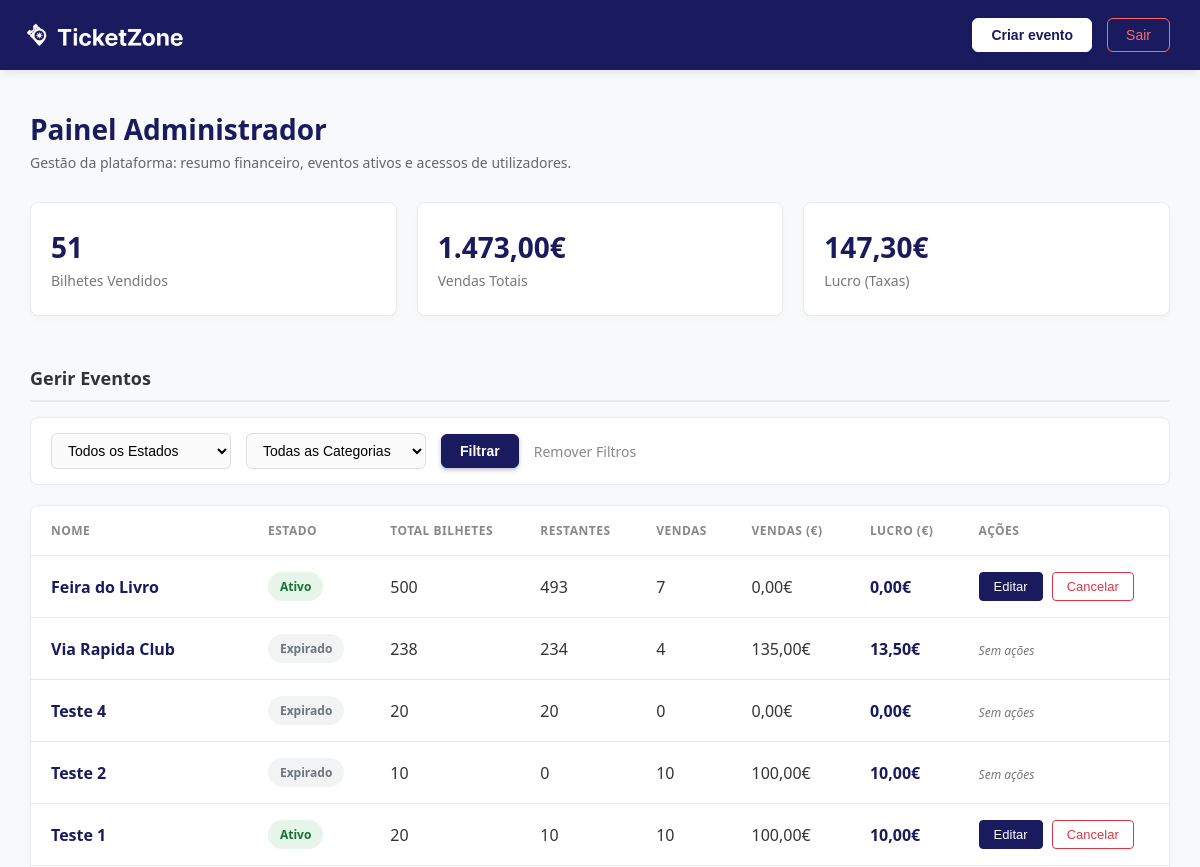
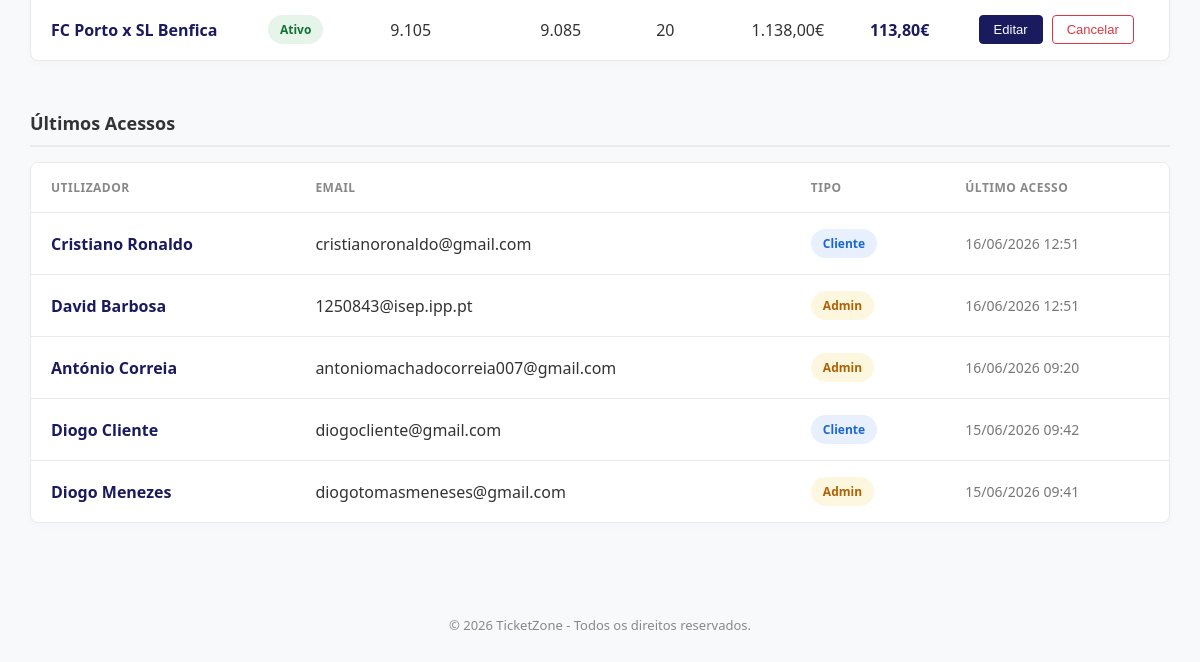
The page /admin.php (signed in) on the database as committed earlier (2 pictures, top to bottom).
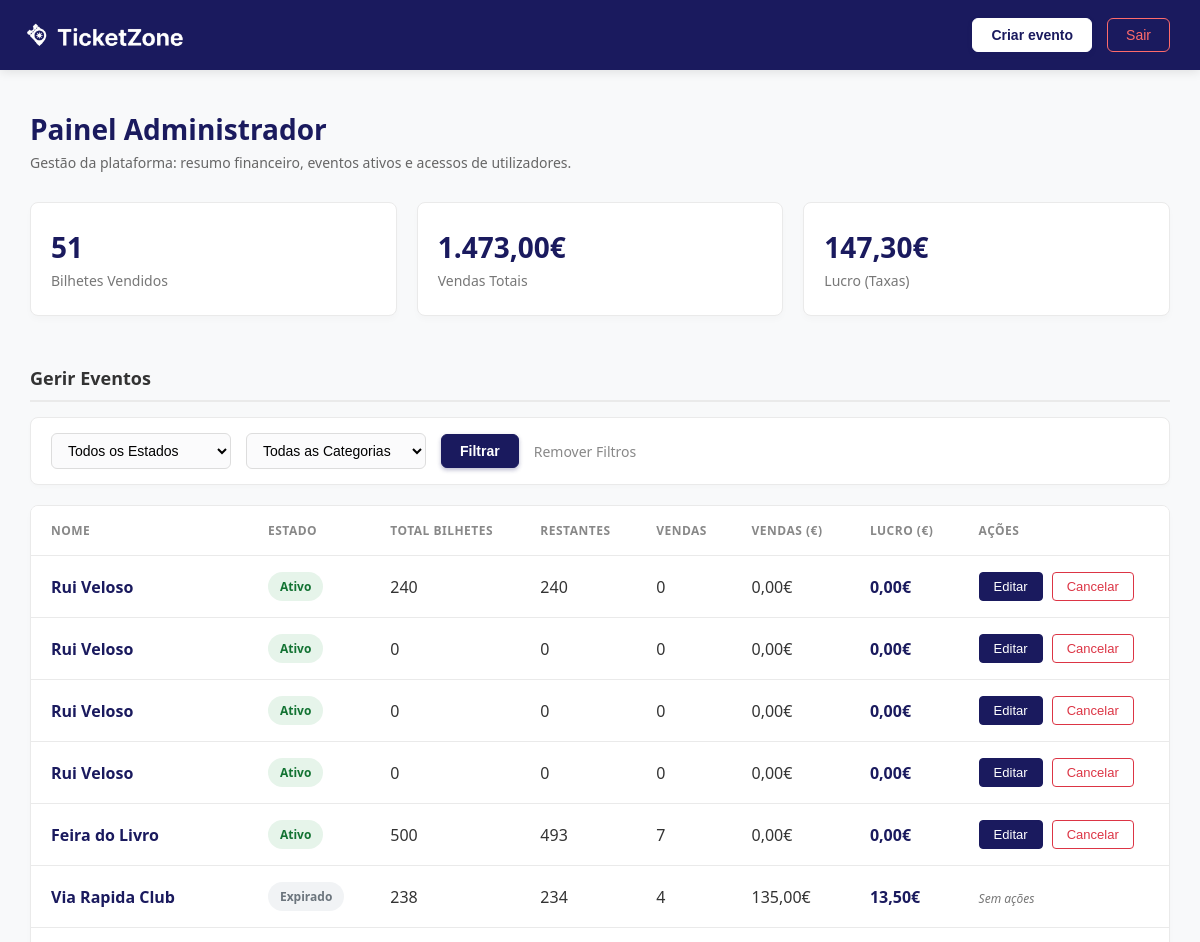
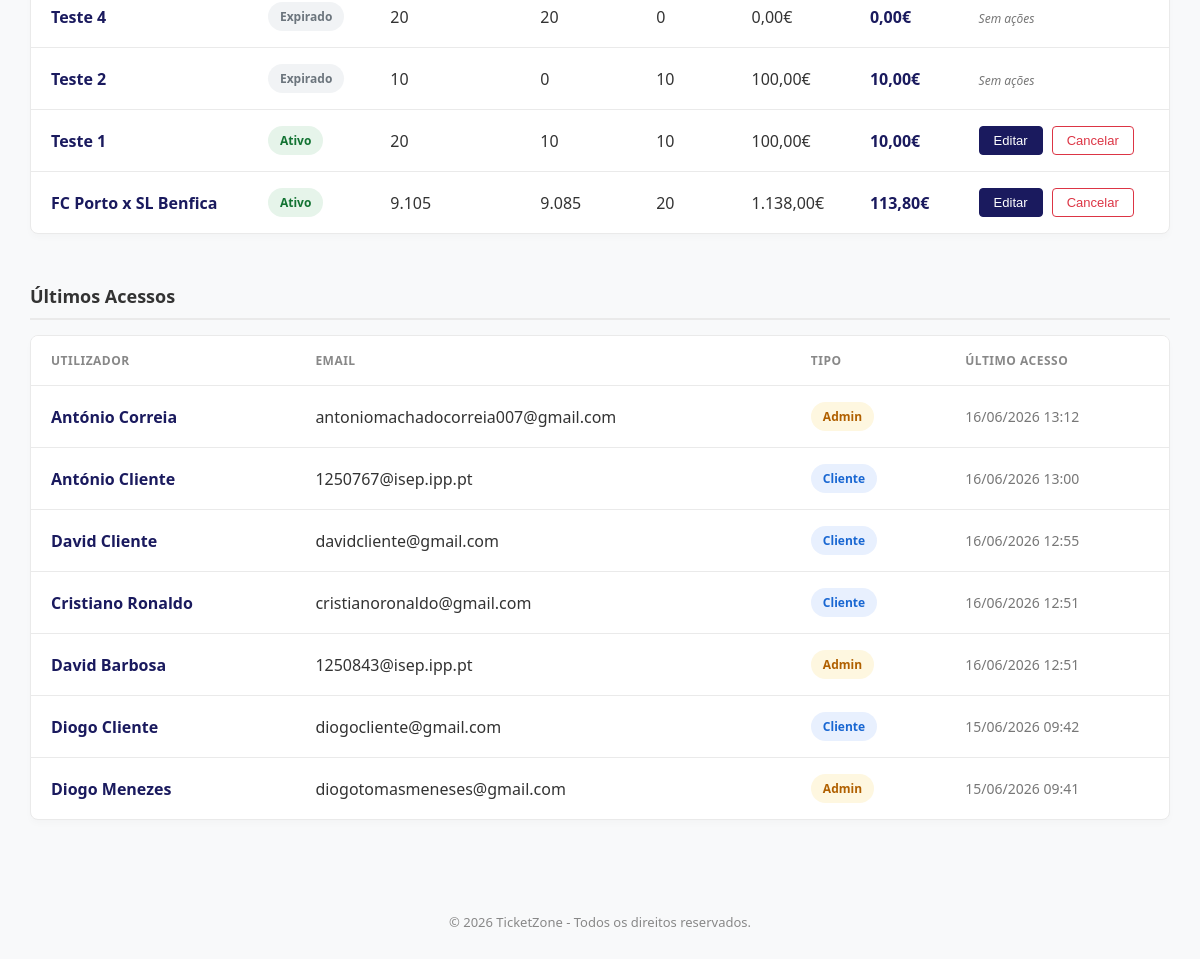
The same page on the database as committed later (2 pictures, top to bottom).
### tables this page shows
CREATE TABLE "eventos" (
            id INTEGER PRIMARY KEY AUTOINCREMENT,
            nome TEXT NOT NULL,
            descricao TEXT,
            data_inicio TEXT NOT NULL,
            data_fim TEXT NOT NULL,
            local TEXT NOT NULL,
            imagem TEXT,
            estado TEXT DEFAULT 'ativo' CHECK(estado IN ('ativo', 'cancelado', 'expirado')),
            id_categoria INTEGER,
            id_admin INTEGER,
            FOREIGN KEY (id_categoria) REFERENCES categorias(id),
            FOREIGN KEY (id_admin) REFERENCES utilizadores(id)
        );

CREATE TABLE utilizadores (
        id INTEGER PRIMARY KEY AUTOINCREMENT,
        username TEXT NOT NULL UNIQUE,
        email TEXT NOT NULL UNIQUE,
        password_hash TEXT NOT NULL,
        tipo TEXT NOT NULL CHECK(tipo IN ('cliente', 'admin')),
        data_registo TEXT DEFAULT CURRENT_TIMESTAMP,
        ultimo_acesso TEXT
    );

### scripts/carregar_eventos.php (called while the page is built, shortened)
<?php
$db = new SQLite3(__DIR__ . '/../ticketzone.db');
$query_atualizar = "
    UPDATE eventos
    SET estado = 'expirado'
    WHERE estado = 'ativo'
    AND replace(data_fim, 'T', ' ') < datetime('now', 'localtime')
";
$db->exec($query_atualizar);
$where_clauses = [];
$where_sql = count($where_clauses) > 0 ? "WHERE " . implode(" AND ", $where_clauses) : "";
$query = "
    SELECT
        e.id,
        e.nome,
        e.estado,
        e.id_categoria,
        (SELECT COALESCE(SUM(qtd_total), 0) FROM tipos_bilhete WHERE id_evento = e.id) AS lotacao_total,
        (SELECT COALESCE(SUM(qtd_disponivel), 0) FROM tipos_bilhete WHERE id_evento = e.id) AS bilhetes_restantes,
        (SELECT COALESCE(SUM(ic.quantidade), 0) FROM itens_compra ic JOIN tipos_bilhete tb ON tb.id = ic.id_tipo_bilhete JOIN compras c ON c.id = ic.id_compra WHERE tb.id_evento = e.id AND c.estado IN ('concluida', 'pago')) AS bilhetes_vendidos,
        (SELECT COALESCE(SUM(ic.quantidade * ic.preco_unitario), 0) FROM itens_compra ic JOIN tipos_bilhete tb ON tb.id = ic.id_tipo_bilhete JOIN compras c ON c.id = ic.id_compra WHERE tb.id_evento = e.id AND c.estado IN ('concluida', 'pago')) AS total_vendas,
        (SELECT COALESCE(SUM(p.taxa_plataforma), 0) FROM pagamentos p JOIN compras c ON c.id = p.id_compra WHERE c.estado IN ('concluida', 'pago') AND c.id IN (SELECT ic.id_compra FROM itens_compra ic JOIN tipos_bilhete tb ON tb.id = ic.id_tipo_bilhete WHERE tb.id_evento = e.id)) AS lucro_plataforma
    FROM eventos e
    $where_sql
    ORDER BY e.id DESC
";
$stmt = $db->prepare($query);
$resultado = $stmt->execute();
$eventos = [];
while ($linha = $resultado->fetchArray(SQLITE3_ASSOC)) {
    $eventos[] = $linha;
}
?>

### scripts/carregar_entradas.php (called while the page is built, shortened)
<?php
$db = new SQLite3(__DIR__ . '/../ticketzone.db');
$query = "
    SELECT
        username,
        email,
        tipo,
        ultimo_acesso
    FROM utilizadores
    WHERE ultimo_acesso IS NOT NULL
    ORDER BY ultimo_acesso DESC
    LIMIT 50
";
$resultado = $db->query($query);
$entradas = [];
while ($linha = $resultado->fetchArray(SQLITE3_ASSOC)) {
    $entradas[] = $linha;
}
?>

### admin.php (the view, shortened to what the changed rows need)
<?php
require_once __DIR__ . '/scripts/carregar_eventos.php';
require_once __DIR__ . '/scripts/carregar_entradas.php';
?>
<!DOCTYPE html>
<html lang="pt">
<head>
    <link rel="stylesheet" href="styles/admin.css?v=<?= time() ?>" />
</head>
<body>
    <main>
        <div class="cabecalho-pagina">
            <h2>Painel Administrador</h2>
        </div>
        <div class="tabela-container">
            <table class="tabela-moderna">
                <thead>
                    <tr>
                        <th>Nome</th>
                        <th>Estado</th>
                        <th>Total Bilhetes</th>
                        <th>Restantes</th>
                        <th>Vendas</th>
                        <th>Vendas (€)</th>
                        <th>Lucro (€)</th>
                        <th>Ações</th>
                    </tr>
                </thead>
                <tbody>
                    <?php if (empty($eventos)): ?>
                        <tr>
                            <td colspan="8" style="text-align: center; color: #888; padding: 30px;">
                                Nenhum evento encontrado para estes filtros.
                            </td>
                        </tr>
                    <?php else: ?>
                        <?php foreach ($eventos as $evento): ?>
                            <tr>
                                <td class="destaque-nome"><?= htmlspecialchars($evento['nome']) ?></td>
                                <?php
                                    $est = strtolower($evento['estado']);
                                    if ($est === 'ativo') {
                                        $classe_badge = 'badge-ativo';
                                    } elseif ($est === 'expirado') {
                                        $classe_badge = 'badge-expirado';
                                    } else {
                                        $classe_badge = 'badge-cancelado';
                                    }
                                ?>
                                <td>
                                    <span class="badge <?= $classe_badge ?>">
                                        <?= ucfirst(htmlspecialchars($evento['estado'])) ?>
                                    </span>
                                </td>
                                <td><?= number_format($evento['lotacao_total'], 0, ',', '.') ?></td>
                                <td><?= number_format($evento['lotacao_total'] - $evento['bilhetes_vendidos'], 0, ',', '.') ?></td>
                                <td><?= number_format($evento['bilhetes_vendidos'], 0, ',', '.') ?></td>
                                <td><?= number_format($evento['total_vendas'], 2, ',', '.') ?>€</td>
                                <td class="destaque-lucro"><?= number_format($evento['lucro_plataforma'], 2, ',', '.') ?>€</td>
                                <td>
                                    <?php if ($est === 'ativo'): ?>
                                        <button class="botao-editar" onclick="location.href='eventos.php?id=<?= $evento['id'] ?>'">
                                            Editar
                                        </button>
                                        <button class="botao-cancelar" onclick="location.href='scripts/cancelar_evento.php?id=<?= $evento['id'] ?>'">
                                            Cancelar
                                        </button>
                                    <?php elseif ($est === 'cancelado'): ?>
                                        <button class="botao-reativar" onclick="location.href='scripts/reativar_evento.php?id=<?= $evento['id'] ?>'">
                                            Reativar
                                        </button>
                                    <?php elseif ($est === 'expirado'): ?>
                                        <span class="texto-secundario" style="font-size: 12px; font-style: italic;">Sem ações</span>
                                    <?php endif; ?>
                                </td>
                            </tr>
                        <?php endforeach; ?>
                    <?php endif; ?>
                </tbody>
            </table>
        </div>
        <div class="tabela-container">
            <table class="tabela-moderna">
                <thead>
                    <tr>
                        <th>Utilizador</th>
                        <th>Email</th>
                        <th>Tipo</th>
                        <th>Último Acesso</th>
                    </tr>
                </thead>
                <tbody>
                    <?php if (empty($entradas)): ?>
                        <tr>
                            <td colspan="4" style="text-align: center; color: #888; padding: 30px;">
                                Nenhum acesso registado.
                            </td>
                        </tr>
                    <?php else: ?>
                        <?php foreach ($entradas as $entrada): ?>
                            <tr>
                                <td class="destaque-nome"><?= htmlspecialchars($entrada['username']) ?></td>
                                <td><?= htmlspecialchars($entrada['email']) ?></td>
                                <?php $classe_tipo = strtolower($entrada['tipo']) === 'admin' ? 'badge-admin' : 'badge-cliente'; ?>
                                <td>
                                    <span class="badge <?= $classe_tipo ?>">
                                        <?= ucfirst(htmlspecialchars($entrada['tipo'])) ?>
                                    </span>
                                </td>
                                <td class="texto-secundario">
                                    <?php
                                        $timestamp = strtotime($entrada['ultimo_acesso']);
                                        echo date('d/m/Y H:i', $timestamp);
                                    ?>
                                </td>
                            </tr>
                        <?php endforeach; ?>
                    <?php endif; ?>
                </tbody>
            </table>
        </div>
    </main>
</body>
</html>

Rows that differ between the two databases and show on the page:
added eventos: nome "Rui Veloso", estado "Ativo", lotacao_total "240", bilhetes_vendidos "240", bilhetes_vendidos "0", total_vendas "0,00", lucro_plataforma "0,00"
added eventos: nome "Rui Veloso", estado "Ativo", lotacao_total "0", bilhetes_vendidos "0", total_vendas "0,00", lucro_plataforma "0,00"
added eventos: nome "Rui Veloso", estado "Ativo", lotacao_total "0", bilhetes_vendidos "0", total_vendas "0,00", lucro_plataforma "0,00"
added eventos: nome "Rui Veloso", estado "Ativo", lotacao_total "0", bilhetes_vendidos "0", total_vendas "0,00", lucro_plataforma "0,00"
changed utilizadores "António Correia": ultimo_acesso "16/06/2026 09:20" → "16/06/2026 13:12"; moves up the list
added utilizadores: username "António Cliente", email "1250767@isep.ipp.pt", tipo "Cliente", ultimo_acesso "16/06/2026 13:00"
added utilizadores: username "David Cliente", email "davidcliente@gmail.com", tipo "Cliente", ultimo_acesso "16/06/2026 12:55"
